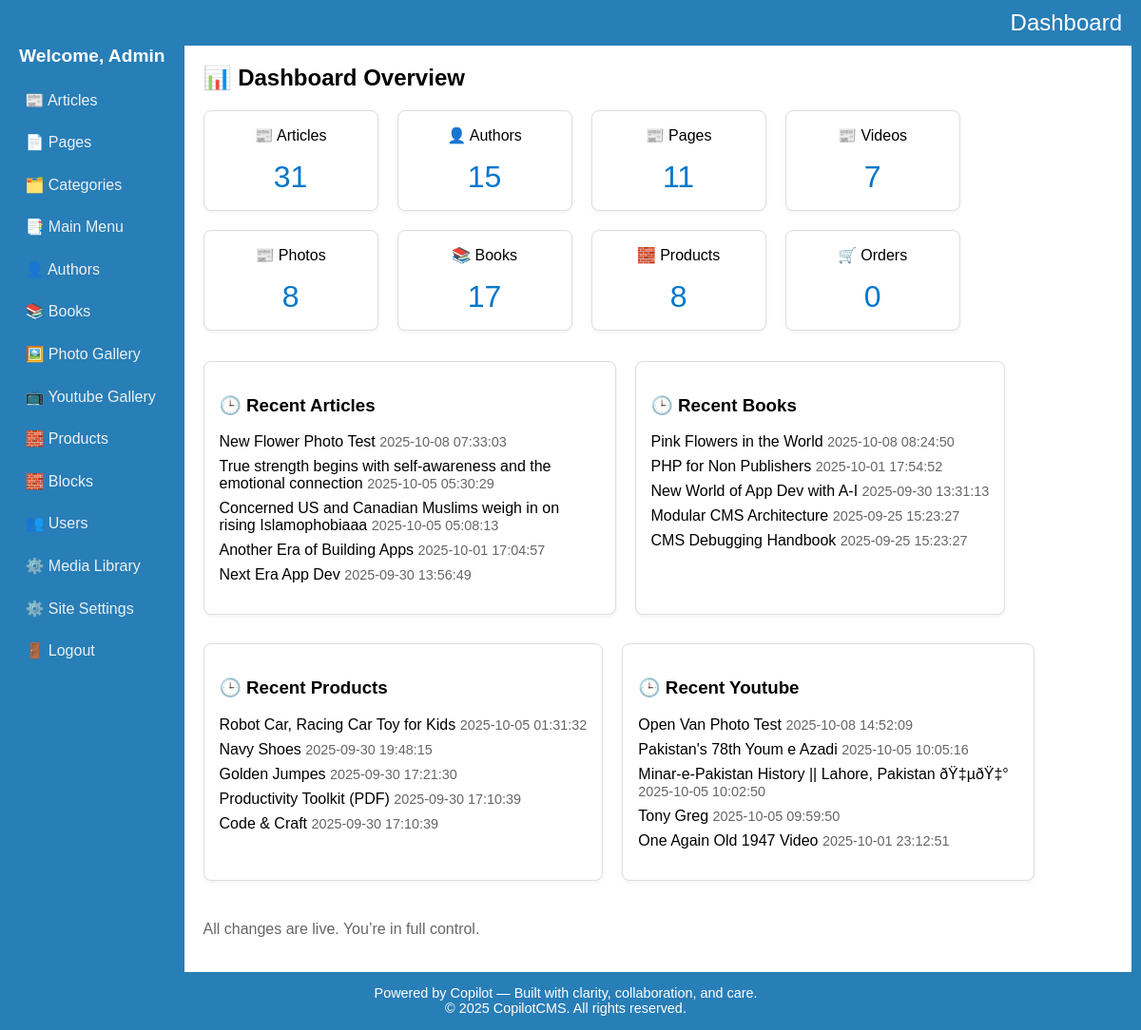
/admin/index.php (signed in), run on an earlier commit of the app's database.
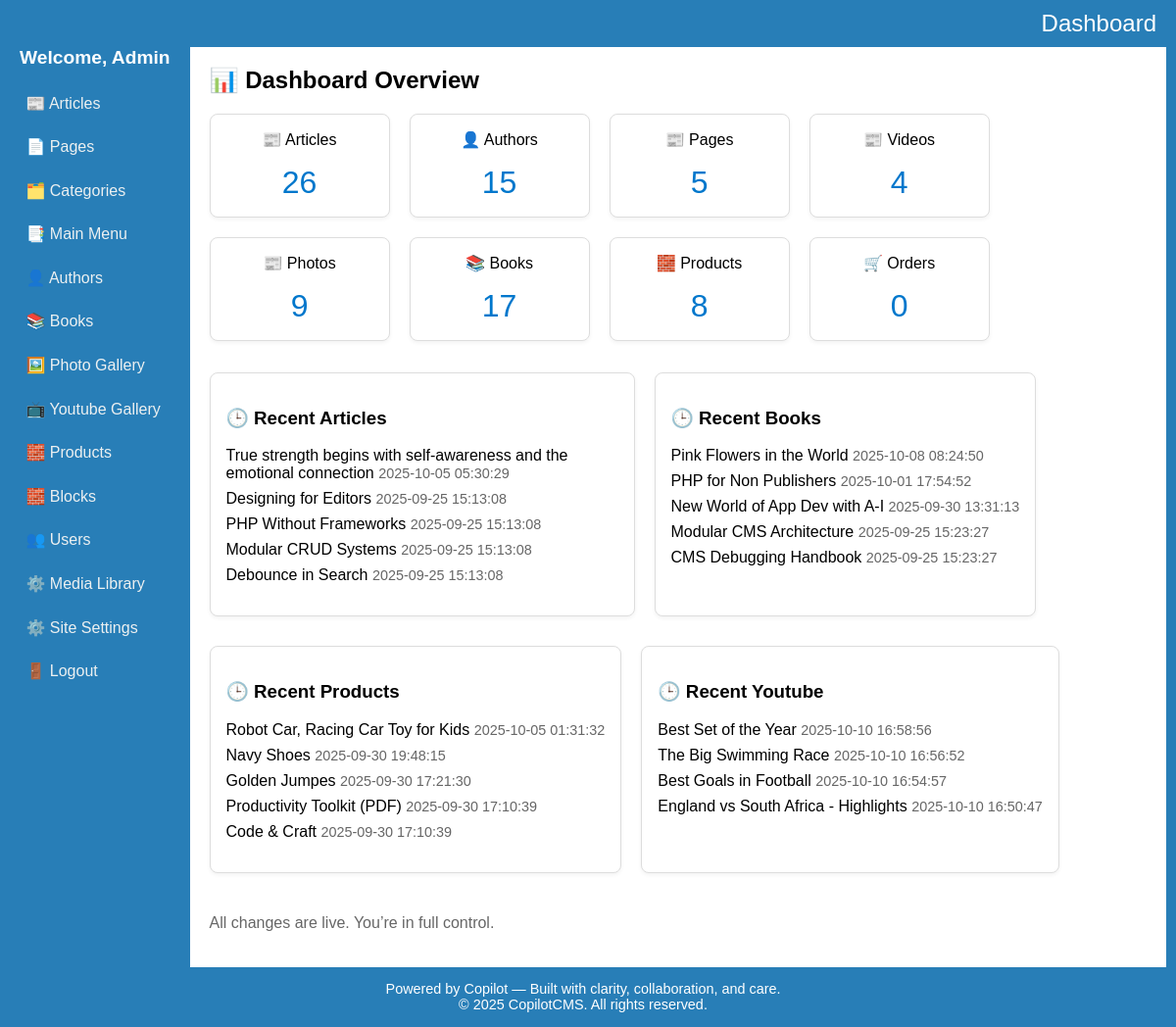
And on a later commit of the database.
### tables this page shows
CREATE TABLE IF NOT EXISTS `articles` (
  `key_articles` int(10) UNSIGNED NOT NULL AUTO_INCREMENT,
  `title` varchar(300) NOT NULL DEFAULT '',
  `title_sub` varchar(300) NOT NULL DEFAULT '',
  `article_snippet` varchar(1000) NOT NULL DEFAULT '',
  `article_content` mediumtext NOT NULL,
  `content_type` varchar(10) NOT NULL DEFAULT 'article',
  `url` varchar(200) NOT NULL DEFAULT '',
  `banner_image_url` varchar(2000) DEFAULT '',
  `key_media_banner` int(10) UNSIGNED DEFAULT '0',
  `sort` smallint(6) NOT NULL DEFAULT '0',
  `status` enum('draft','on','off') DEFAULT 'draft',
  `entry_date_time` timestamp NOT NULL DEFAULT CURRENT_TIMESTAMP,
  `update_date_time` timestamp NOT NULL DEFAULT CURRENT_TIMESTAMP,
  `created_by` int(10) UNSIGNED DEFAULT NULL,
  `updated_by` int(10) UNSIGNED DEFAULT NULL,
  PRIMARY KEY (`key_articles`),
  KEY `fk_articles_media` (`key_media_banner`)
);

CREATE TABLE IF NOT EXISTS `books` (
  `key_books` int(10) UNSIGNED NOT NULL AUTO_INCREMENT,
  `key_media_banner` int(10) UNSIGNED DEFAULT NULL,
  `title` varchar(200) NOT NULL DEFAULT '',
  `subtitle` varchar(200) NOT NULL DEFAULT '',
  `description` text NOT NULL,
  `cover_image_url` varchar(200) NOT NULL DEFAULT '',
  `url` varchar(200) NOT NULL DEFAULT '',
  `author_name` varchar(200) NOT NULL DEFAULT '',
  `publisher` varchar(200) NOT NULL DEFAULT '',
  `publish_year` varchar(4) NOT NULL DEFAULT '',
  `isbn` varchar(17) DEFAULT '',
  `price` decimal(10,0) DEFAULT NULL,
  `stock_quantity` int(11) DEFAULT NULL,
  `discount_percent` tinyint(4) DEFAULT NULL,
  `is_featured` tinyint(1) DEFAULT NULL,
  `language` varchar(50) DEFAULT NULL,
  `format` varchar(50) DEFAULT NULL,
  `weight_grams` int(11) DEFAULT NULL,
  `sku` varchar(50) DEFAULT NULL,
  `status` varchar(3) NOT NULL DEFAULT '',
  `sort` smallint(6) NOT NULL DEFAULT '0',
  `entry_date_time` timestamp NOT NULL DEFAULT CURRENT_TIMESTAMP,
  `update_date_time` timestamp NOT NULL DEFAULT CURRENT_TIMESTAMP ON UPDATE CURRENT_TIMESTAMP,
  `created_by` int(10) UNSIGNED DEFAULT NULL,
  `updated_by` int(10) UNSIGNED DEFAULT NULL,
  PRIMARY KEY (`key_books`),
  UNIQUE KEY `isbn` (`isbn`),
  KEY `fk_books_media` (`key_media_banner`)
);

CREATE TABLE IF NOT EXISTS `products` (
  `key_product` int(10) UNSIGNED NOT NULL AUTO_INCREMENT,
  `product_type` enum('book','stationery','digital','other') NOT NULL,
  `key_books` int(10) UNSIGNED DEFAULT NULL,
  `title` varchar(200) DEFAULT NULL,
  `description` text,
  `price` decimal(10,2) DEFAULT NULL,
  `stock_quantity` int(11) DEFAULT NULL,
  `discount_percent` tinyint(4) DEFAULT NULL,
  `sku` varchar(50) DEFAULT NULL,
  `is_featured` tinyint(1) DEFAULT NULL,
  `url` varchar(200) NOT NULL DEFAULT '',
  `status` varchar(3) DEFAULT NULL,
  `sort` smallint(6) DEFAULT NULL,
  `entry_date_time` timestamp NULL DEFAULT CURRENT_TIMESTAMP,
  `update_date_time` timestamp NULL DEFAULT CURRENT_TIMESTAMP ON UPDATE CURRENT_TIMESTAMP,
  `created_by` int(10) UNSIGNED DEFAULT NULL,
  `updated_by` int(10) UNSIGNED DEFAULT NULL,
  PRIMARY KEY (`key_product`)
);

CREATE TABLE IF NOT EXISTS `youtube_gallery` (
  `key_youtube_gallery` int(11) NOT NULL AUTO_INCREMENT,
  `key_media_banner` int(10) UNSIGNED DEFAULT NULL,
  `title` varchar(255) DEFAULT NULL,
  `youtube_id` varchar(20) DEFAULT NULL,
  `thumbnail_url` varchar(2000) DEFAULT NULL,
  `description` text,
  `status` varchar(50) DEFAULT NULL,
  `entry_date_time` datetime DEFAULT CURRENT_TIMESTAMP,
  `created_by` int(10) UNSIGNED DEFAULT NULL,
  `updated_by` int(10) UNSIGNED DEFAULT NULL,
  `url` varchar(200) DEFAULT NULL,
  PRIMARY KEY (`key_youtube_gallery`),
  KEY `fk_youtube_gallery_media` (`key_media_banner`)
);

### admin/index.php (the view, shortened to what this page needs)
<?php
include("db.php");
function getCount($table, $statusCol = 'status') {
	global $conn;
	$sql = "SELECT COUNT(*) as count FROM $table WHERE $statusCol = 'on'";
	$result = $conn->query($sql);
	$row = $result->fetch_assoc();
	return $row["count"];
}
function getRecent($table, $titleCol, $dateCol, $limit = 5) {
    global $conn;
    $sql = "SELECT $titleCol, $dateCol FROM $table ORDER BY $dateCol DESC LIMIT $limit";
    $result = $conn->query($sql);
    $rows = [];
    while ($row = $result->fetch_assoc()) {
        $rows[] = $row;
    }
    return $rows;
}
$totalArticles = getCount("articles");
$totalPages = getCount("pages");
$totalVideos = getCount("youtube_gallery");
$totalPhotos = getCount("photo_gallery");
$totalBooks = getCount("books");
$totalProducts = getCount("products");
$totalAuthors = getCount("authors");
$totalOrders = getCount("product_orders", "status");
$recentArticles = getRecent("articles", "title", "entry_date_time", 5);
$recentBooks = getRecent("books", "title", "entry_date_time", 5);
$recentProducts = getRecent("products", "title", "entry_date_time", 5);
$recentYoutube = getRecent("youtube_gallery", "title", "entry_date_time", 5);
?>
<!DOCTYPE html>
<html>
<head>
  <link rel="stylesheet" href="assets/css/style.css">
</head>
<body>
<header>
Dashboard
</header>
<div class="container">
  <div class="sidebar">
    <h2>Welcome, Admin</h2>
    <ul class="dashboard-links">
      <li><a href="articles/list.php">📰 Articles</a></li>
      <li><a href="pages/list.php">📄 Pages</a></li>
      <li><a href="categories/list.php">🗂️ Categories</a></li>
      <li><a href="main_menu/list.php">📑 Main Menu</a></li>
      <li><a href="authors/list.php">👤 Authors</a></li>
      <li><a href="books/list.php">📚 Books</a></li>
      <li><a href="photo_gallery/list.php">🖼️ Photo Gallery</a></li>
      <li><a href="youtube_gallery/list.php">📺 Youtube Gallery</a></li>
      <li><a href="products/list.php">🧱 Products</a></li>
      <li><a href="blocks/list.php">🧱 Blocks</a></li>
      <li><a href="users/list.php">👥 Users</a></li>
      <li><a href="media_library/list.php">⚙️ Media Library</a></li>
      <li><a href="settings/list.php">⚙️ Site Settings</a></li>
      <li><a href="users/logout.php">🚪 Logout</a></li>
    </ul>
  </div>
  <div class="main">
    <h2>📊 Dashboard Overview</h2>
    <div class="dashboard-metrics">
      <div class="metric-box">📰 Articles<br><span><?= $totalArticles ?></span></div>
      <div class="metric-box">👤 Authors<br><span><?= $totalAuthors ?></span></div>
      <div class="metric-box">📰 Pages<br><span><?= $totalPages ?></span></div>
      <div class="metric-box">📰 Videos<br><span><?= $totalVideos ?></span></div>
      <div class="metric-box">📰 Photos<br><span><?= $totalPhotos ?></span></div>
      <div class="metric-box">📚 Books<br><span><?= $totalBooks ?></span></div>
      <div class="metric-box">🧱 Products<br><span><?= $totalProducts ?></span></div>
      <div class="metric-box">🛒 Orders<br><span><?= $totalOrders ?></span></div>
    </div>
	<div class="recents">
		<div class="recent-activity">
		  <h3>🕒 Recent Articles</h3>
		  <ul>
			<?php foreach ($recentArticles as $item): ?>
			  <li><?= htmlspecialchars($item['title']) ?> <small><?= $item['entry_date_time'] ?></small></li>
			<?php endforeach; ?>
		  </ul>
		</div>
		<div class="recent-activity">
		  <h3>🕒 Recent Books</h3>
		  <ul>
			<?php foreach ($recentBooks as $item): ?>
			  <li><?= htmlspecialchars($item['title']) ?> <small><?= $item['entry_date_time'] ?></small></li>
			<?php endforeach; ?>
		  </ul>
		</div>
		<div class="recent-activity">
		  <h3>🕒 Recent Products</h3>
		  <ul>
			<?php foreach ($recentProducts  as $item): ?>
			  <li><?= htmlspecialchars($item['title']) ?> <small><?= $item['entry_date_time'] ?></small></li>
			<?php endforeach; ?>
		  </ul>
		</div>
		<div class="recent-activity">
		  <h3>🕒 Recent Youtube</h3>
		  <ul>
			<?php foreach ($recentYoutube as $item): ?>
			  <li><?= htmlspecialchars($item['title']) ?> <small><?= $item['entry_date_time'] ?></small></li>
			<?php endforeach; ?>
		  </ul>
		</div>
	</div>
    <p style="margin-top:2em; color:#666;">All changes are live. You’re in full control.</p>
  </div>
</div>
<footer>
  Powered by Copilot &mdash; Built with clarity, collaboration, and care.<br>
  &copy; <?= date('Y') ?> CopilotCMS. All rights reserved.
</footer>
</body>
</html>

What changed in the data, as far as the page shows it:
removed articles: title "New Flower Photo Test", entry_date_time "2025-10-08 07:33:03"
removed articles: title "Concerned US and Canadian Muslims weigh in on rising Islamophobiaaa", entry_date_time "2025-10-05 05:08:13"
removed articles: title "Another Era of Building Apps", entry_date_time "2025-10-01 17:04:57"
removed articles: title "Next Era App Dev", entry_date_time "2025-09-30 13:56:49"
removed youtube_gallery: title "Open Van Photo Test", entry_date_time "2025-10-08 14:52:09"
removed youtube_gallery: title "Pakistan's 78th Youm e Azadi", entry_date_time "2025-10-05 10:05:16"
removed youtube_gallery: title "Minar-e-Pakistan History || Lahore, Pakistan ðŸ‡µðŸ‡°", entry_date_time "2025-10-05 10:02:50"
removed youtube_gallery: title "Tony Greg", entry_date_time "2025-10-05 09:59:50"
removed youtube_gallery: title "One Again Old 1947 Video", entry_date_time "2025-10-01 23:12:51"
now on this page (row edited): articles: title "Designing for Editors", entry_date_time "2025-09-25 15:13:08"
now on this page (row edited): articles: title "PHP Without Frameworks", entry_date_time "2025-09-25 15:13:08"
now on this page (row edited): articles: title "Modular CRUD Systems", entry_date_time "2025-09-25 15:13:08"
now on this page (row edited): articles: title "Debounce in Search", entry_date_time "2025-09-25 15:13:08"
added youtube_gallery: title "Best Set of the Year", entry_date_time "2025-10-10 16:58:56"
added youtube_gallery: title "The Big Swimming Race", entry_date_time "2025-10-10 16:56:52"
added youtube_gallery: title "Best Goals in Football", entry_date_time "2025-10-10 16:54:57"
added youtube_gallery: title "England vs South Africa - Highlights", entry_date_time "2025-10-10 16:50:47"
Also different on the page:
$totalArticles: "31" → "26"
$totalPages: "11" → "5"
$totalVideos: "7" → "4"
$totalPhotos: "8" → "9"
